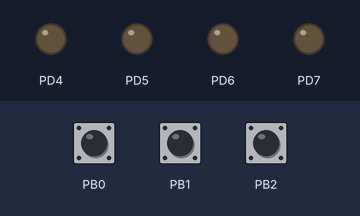
Simulated run of this program. Board: ATmega328P, built with avr-gcc and emulated at 16 MHz (the files do not name the chip). Parts: output pins drawn as LEDs (lit = HIGH). The test bench sets the inputs (shaded band); at power-on: PB0 HIGH, PB1 HIGH, PB2 HIGH.

Above: at 1.2 s.
1.3 s: PB0 pulled LOW for 0.15 s
At 1.42 s:
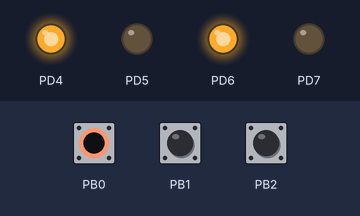
3.0 s: PB1 pulled LOW for 0.15 s
At 3.12 s:
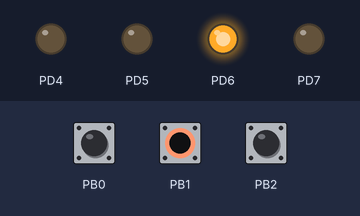
4.7 s: PB2 pulled LOW for 0.15 s
At 4.82 s:
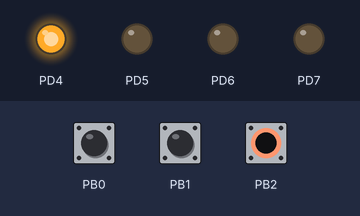
6.4 s: PB2 pulled LOW for 3.2 s
At 10.8 s:
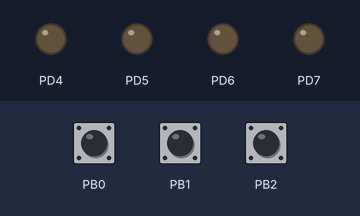
11.1 s: PB0 pulled LOW for 3.2 s
At 12.1 s:
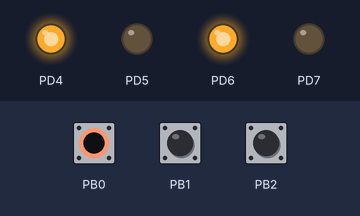
15.8 s: PB0 driven LOW and PB1 driven LOW
At 16.8 s:
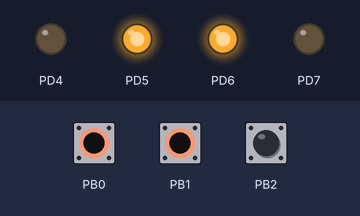
Timing chart, 0 to 18.3 s (numbered marks = the images above; inputs shaded):
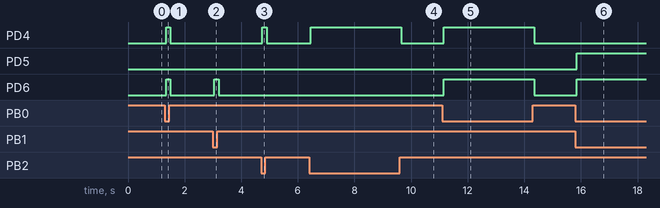

Measured:
- after the input at 1.3 s, PD4, PD6: LOW → HIGH after 0.05 s, → LOW 0.15 s later
- after the input at 3.0 s, PD6: LOW → HIGH after 0.05 s, → LOW 0.15 s later
- after the input at 4.7 s, PD4: LOW → HIGH after 0.05 s, → LOW 0.15 s later
- after the input at 6.4 s, PD4: LOW → HIGH after 0.05 s, → LOW 3.2 s later
- after the input at 11.1 s, PD4, PD6: LOW → HIGH after 0.05 s, → LOW 3.2 s later
- after the input at 15.8 s, PD5, PD6: LOW → HIGH after 0.05 s

The program:

main.cpp
```cpp
#define F_CPU 16000000UL
#include <avr/io.h>
#include <util/delay.h>
#include <avr/interrupt.h>

char pulsadores=0;
void config(void){
  DDRD|=0xF0;//motores
  PCICR|=0x01;//interrupciones B
  PCMSK0|=0x07;//pin 0,1 y 2
  DDRB&=~0x07;//pulsadores
  PORTB|=0x07;//pull ups
  sei();
}

void frenar(){
  PORTD&=~0xF0;
}
void avanzar(){
  PORTD&=~0xF0;
  PORTD|=0x50;
}
void retroceder(){
  PORTD&=~0xF0;
  PORTD|=0xA0;
}
void giro_largo_izquierda(){
  PORTD&=~0xF0;
  PORTD|=0x40;
}
void giro_corto_izquierda(){
  PORTD&=~0xF0;
  PORTD|=0x60;
}
void giro_largo_derecha(){
  PORTD&=~0xF0;
  PORTD|=0x10;
}
void giro_corto_derecha(){
  PORTD&=~0xF0;
  PORTD|=0x90;
}

ISR(PCINT0_vect){
  _delay_ms(50);
  char estado=PINB&0x07;
  char p0=(!(estado&0x01));
  char p1=(!(estado&0x02));
  char p2=(!(estado&0x04));

  if(p1&&p2){
    retroceder();
  }
  else if(p0&&p1){
    giro_corto_izquierda();
  }
  else if(p0&&p2){
    giro_corto_derecha();
  }
  else if(p1){
    giro_largo_izquierda();
  }
  else if(p2){
    giro_largo_derecha();
  }
  else if(p0){
    if((PORTD&0xF0)!=0x00&&(PORTD&0xF0)!=0x50){
      frenar();
    }
    else{
      avanzar();
    }
  }
  else{
    frenar();
  }
}

int main(void){
  config();
  while (1){
  }
}
```
